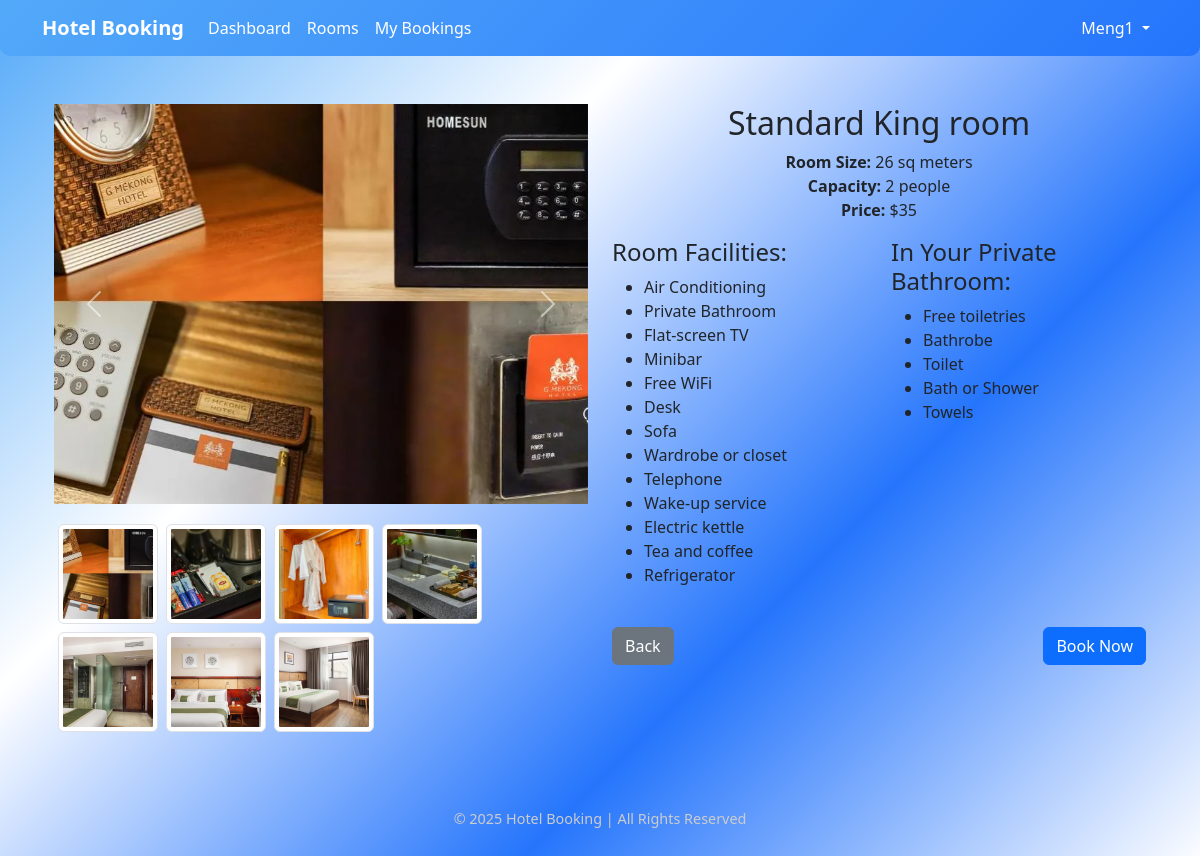
Screenshot of /rooms/4/ (signed in) with the database file from the repository.
### bookings/models.py (models this page shows, shortened)
class RoomImage(models.Model):
    room = models.ForeignKey(Room, related_name='images', on_delete=models.CASCADE)
    image = models.ImageField(upload_to='upload/media/')

class Room(models.Model):
    room_type = models.CharField(max_length=50)
    price_per_night = models.IntegerField()
    is_available = models.BooleanField(default=True)
    capacity = models.PositiveIntegerField()
    size = models.IntegerField()
    quantity_available = models.PositiveIntegerField(default=1)
    default_image = models.ImageField(upload_to='upload/media/', blank=True, null=True)

### bookings/views.py (the view)
# urls.py: path('rooms/<int:room_id>/', views.view_room_detail, name='room_detail'),
@login_required
def view_room_detail(request, room_id):
    room = get_object_or_404(Room, id=room_id)
    room_images = RoomImage.objects.filter(room=room)  # Fetch all images related to the room
    return render(request, 'bookings/room_detail.html', {
        'room': room,
        'room_images': room_images,
    })

### bookings/templates/bookings/room_detail.html (shortened to what this page needs)
{% extends 'bookings/main.html' %}
{% block content %}
<div class="container mt-5">
    <div class="row">
        <div class="col-md-6">
            <div id="roomCarousel" class="carousel slide" data-bs-ride="carousel">
                <div class="carousel-inner">
                    {% for image in room_images %}
                    <div class="carousel-item {% if forloop.first %}active{% endif %}">
                        <img src="{{ image.image.url }}" class="d-block w-100 room-image" alt="Room Image">
                    </div>
                    {% endfor %}
                </div>
                <button class="carousel-control-prev" type="button" data-bs-target="#roomCarousel" data-bs-slide="prev">
                    <span class="carousel-control-prev-icon" aria-hidden="true"></span>
                </button>
                <button class="carousel-control-next" type="button" data-bs-target="#roomCarousel" data-bs-slide="next">
                    <span class="carousel-control-next-icon" aria-hidden="true"></span>
                </button>
            </div>
            <div class="mt-3 d-flex flex-wrap">
                {% for image in room_images %}
                <img src="{{ image.image.url }}" class="img-thumbnail m-1"
                    style="width: 100px; height: 100px; object-fit: cover;" alt="Thumbnail Image"
                    data-slide-index="{{ forloop.counter0 }}">
                {% endfor %}
            </div>
        </div>
        <div class="col-md-6">
            <div class="text-center">
                <h2>{{ room.room_type }}</h2>
                <p>
                    <strong>Room Size:</strong> {{ room.size }} sq meters<br>
                    <strong>Capacity:</strong> {{ room.capacity }} people<br>
                    <strong>Price:</strong> ${{ room.price_per_night }}<br>
                </p>
            </div>
            <div class="row">
                <div class="col-md-6">
                    <h4>Room Facilities:</h4>
                    <ul>
                        <li>Air Conditioning</li>
                        <li>Private Bathroom</li>
                        <li>Flat-screen TV</li>
                        <li>Minibar</li>
                        <li>Free WiFi</li>
                        <li>Desk</li>
                        <li>Sofa</li>
                        <li>Wardrobe or closet</li>
                        <li>Telephone</li>
                        <li>Wake-up service</li>
                        <li>Electric kettle</li>
                        <li>Tea and coffee</li>
                        <li>Refrigerator</li>
                    </ul>
                </div>
                <div class="col-md-6">
                    <h4>In Your Private Bathroom:</h4>
                    <ul>
                        <li>Free toiletries</li>
                        <li>Bathrobe</li>
                        <li>Toilet</li>
                        <li>Bath or Shower</li>
                        <li>Towels</li>
                    </ul>
                </div>
            </div>
            <div class="mt-4 d-flex justify-content-between">
                <a href="{% url 'room_list' %}" class="btn btn-secondary">Back</a>
                <a href="{% url 'book_room' %}?room_id={{ room.id }}" class="btn btn-primary">Book Now</a>
            </div>
        </div>
    </div>
</div>
{% endblock %}

### bookings/templates/bookings/navbar.html (shortened to what this page needs)
<nav class="navbar navbar-expand  ">
    <div class="container">
        <a class="navbar-brand text-white fw-bold">Hotel Booking</a>
        <div class="collapse navbar-collapse" id="navbarNav">
            <ul class="navbar-nav me-auto">
                {% if user.is_authenticated %}
                {% if user.is_staff %}
                <li class="nav-item"><a class="nav-link text-white" href="{% url 'admin_dashboard' %}">Admin
                        Dashboard</a></li>
                {% else %}
                <li class="nav-item"><a class="nav-link text-white" href="{% url 'dashboard' %}"> Dashboard</a></li>
                <li class="nav-item"><a class="nav-link text-white" href="{% url 'room_list' %}">Rooms</a></li>
                <li class="nav-item"><a class="nav-link text-white" href="{% url 'my_bookings' %}">My Bookings</a></li>
                {% endif %}
                {% endif %}
            </ul>
            <ul class="navbar-nav">
                {% if user.is_authenticated %}
                <li class="nav-item dropdown">
                    <a class="nav-link dropdown-toggle text-white" href="#" id="userDropdown" role="button"
                        data-bs-toggle="dropdown" aria-expanded="false">
                        {{ user.username }}
                    </a>
                </li>
                {% else %}
                <li class="nav-item"><a class="nav-link text-white" href="{% url 'login' %}">Login</a></li>
                <li class="nav-item"><a class="nav-link text-white" href="{% url 'register' %}">Register</a></li>
                {% endif %}
            </ul>
        </div>
    </div>
</nav>

### bookings/static/css/style.css (style rules this page uses)
body { background: linear-gradient(135deg, #53a9f9, #ffffff, #2575fc, #fff); font-family: "Roboto", sans-serif; color: #333; margin: 0; padding: 0; }
.navbar { background: linear-gradient(135deg, #53a9f9, #2575fc); color: #ffffff; padding: 20px; border-radius: 0 0 10px 10px; }
.navbar-brand { font-size: 1.8rem; color: #ffffff !important; font-weight: bold; }
.nav-link { color: #ffffff !important; font-weight: 500; transition: color 0.3s ease-in-out; }
.btn-primary { background-color: #1abc9c; border: none; font-weight: 500; padding: 10px 20px; border-radius: 30px; transition: background-color 0.3s ease, transform 0.3s ease; }
.btn-secondary { background-color: #6c757d; border: none; font-weight: 500; padding: 10px 20px; border-radius: 30px; transition: background-color 0.3s ease, transform 0.3s ease; }
.room-image { height: 400px; object-fit: cover; }

### rows the page displays
RoomImage: image (picture)
RoomImage: image (picture)
RoomImage: image (picture)
RoomImage: image (picture)
RoomImage: image (picture)
RoomImage: image (picture)
RoomImage: image (picture)
Room: room_type "Standard King room", size "26", capacity "2", price_per_night "35"

### other values shown
{{ user.username }} "Meng1"
